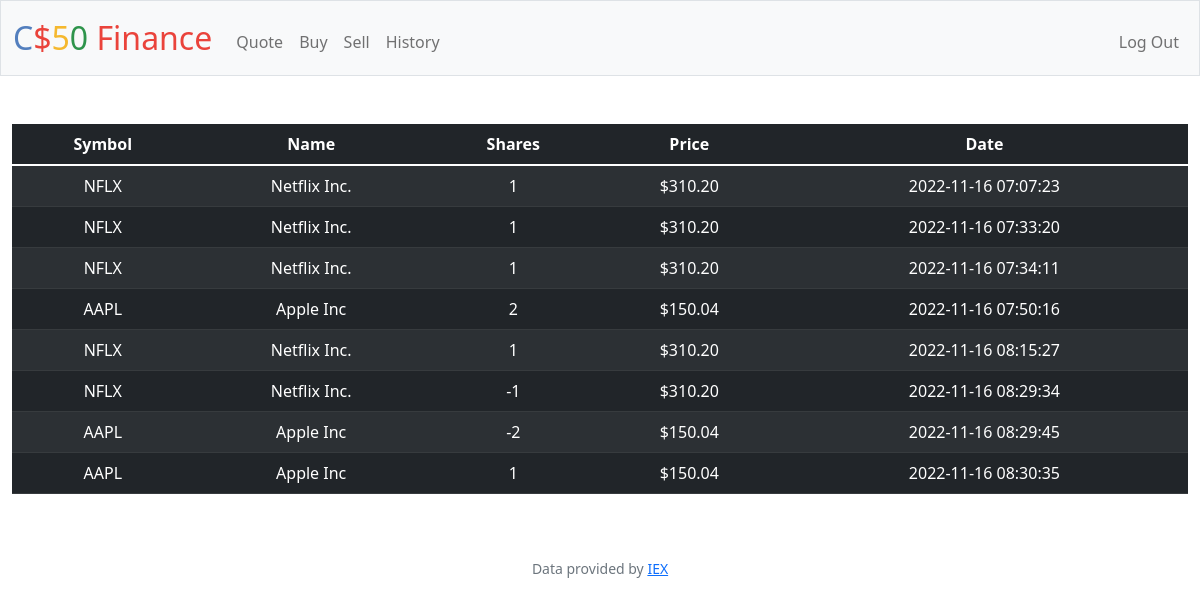
Screenshot of /history (signed in) with the database file from the repository.
### tables this page shows
CREATE TABLE transactions (id int, user_id int, symbol varchar(50), shares int, price float, date timestamp, name varchar(255));

### app.py (the view)
@app.route("/history")
@login_required
def history():
    user_id = session["user_id"]
    transactions_info = db.execute("SELECT * FROM transactions WHERE user_id = ?", user_id)
    return render_template("history.html", transactions = transactions_info)

### app.py (called while the page is built)
@app.after_request
def after_request(response):
    response.headers["Cache-Control"] = "no-cache, no-store, must-revalidate"
    response.headers["Expires"] = 0
    response.headers["Pragma"] = "no-cache"
    return response

### helpers.py (called while the page is built)
def login_required(f):
    @wraps(f)
    def decorated_function(*args, **kwargs):
        if session.get("user_id") is None:
            return redirect("/login")
        return f(*args, **kwargs)
    return decorated_function

def usd(value):
    return f"${value:,.2f}"

### templates/history.html (shortened to what this page needs)
{% extends "layout.html" %}
{% block main %}
<table class="table table-striped table-dark">
    <thead>
      <tr>
        <th scope="col">Symbol</th>
        <th scope="col">Name</th>
        <th scope="col">Shares</th>
        <th scope="col">Price</th>
        <th scope="col">Date</th>
      </tr>
    </thead>
    <tbody>
        {% for row in transactions %}
        <tr>
            <td>{{ row["symbol"] }}</td>
            <td>{{ row["name"] }}</td>
            <td>{{ row["shares"] }}</td>
            <td>{{ usd(row["price"]) }}</td>
            <td>{{ row["date"] }}</td>
        </tr>
        {% endfor %}
    </tbody>
  </table>
{% endblock %}

### templates/layout.html (shortened to what this page needs)
<!DOCTYPE html>
<html lang="en">
    <head>
        <link href="https://cdn.jsdelivr.net/npm/bootstrap@5.1.3/dist/css/bootstrap.min.css" rel="stylesheet">
        <link href="/static/styles.css" rel="stylesheet">
        <link href="https://cdn.jsdelivr.net/npm/bootstrap@5.2.2/dist/css/bootstrap.min.css" rel="stylesheet">
    </head>
    <body>
        <nav class="bg-light border navbar navbar-expand-md navbar-light">
            <div class="container-fluid">
                <a class="navbar-brand" href="/"><span class="blue">C</span><span class="red">$</span><span class="yellow">5</span><span class="green">0</span> <span class="red">Finance</span></a>
                <div class="collapse navbar-collapse" id="navbar">
                    {% if session["user_id"] %}
                        <ul class="navbar-nav me-auto mt-2">
                            <li class="nav-item"><a class="nav-link" href="/quote">Quote</a></li>
                            <li class="nav-item"><a class="nav-link" href="/buy">Buy</a></li>
                            <li class="nav-item"><a class="nav-link" href="/sell">Sell</a></li>
                            <li class="nav-item"><a class="nav-link" href="/history">History</a></li>
                        </ul>
                        <ul class="navbar-nav ms-auto mt-2">
                            <li class="nav-item"><a class="nav-link" href="/logout">Log Out</a></li>
                        </ul>
                    {% else %}
                        <ul class="navbar-nav ms-auto mt-2">
                            <li class="nav-item"><a class="nav-link" href="/register">Register</a></li>
                            <li class="nav-item"><a class="nav-link" href="/login">Log In</a></li>
                        </ul>
                    {% endif %}
                </div>
            </div>
        </nav>
        <main class="container-fluid py-5 text-center">
            {% block main %}{% endblock %}
        </main>
        <footer class="mb-5 small text-center text-muted">
            Data provided by <a href="https://iexcloud.io/">IEX</a>
        </footer>
    </body>
</html>

### static/styles.css (style rules this page uses)
nav .navbar-brand { font-size: xx-large; }
nav .navbar-brand .blue { color: #537fbe; }
nav .navbar-brand .red { color: #ea433b; }
nav .navbar-brand .yellow { color: #f5b82e; }
nav .navbar-brand .green { color: #2e944b; }

### rows the page displays
transactions: symbol "NFLX", name "Netflix Inc.", shares "1", price "$310.20", date "2022-11-16 07:07:23"
transactions: symbol "NFLX", name "Netflix Inc.", shares "1", price "$310.20", date "2022-11-16 07:33:20"
transactions: symbol "NFLX", name "Netflix Inc.", shares "1", price "$310.20", date "2022-11-16 07:34:11"
transactions: symbol "AAPL", name "Apple Inc", shares "2", price "$150.04", date "2022-11-16 07:50:16"
transactions: symbol "NFLX", name "Netflix Inc.", shares "1", price "$310.20", date "2022-11-16 08:15:27"
transactions: symbol "NFLX", name "Netflix Inc.", shares "-1", price "$310.20", date "2022-11-16 08:29:34"
transactions: symbol "AAPL", name "Apple Inc", shares "-2", price "$150.04", date "2022-11-16 08:29:45"
transactions: symbol "AAPL", name "Apple Inc", shares "1", price "$150.04", date "2022-11-16 08:30:35"
